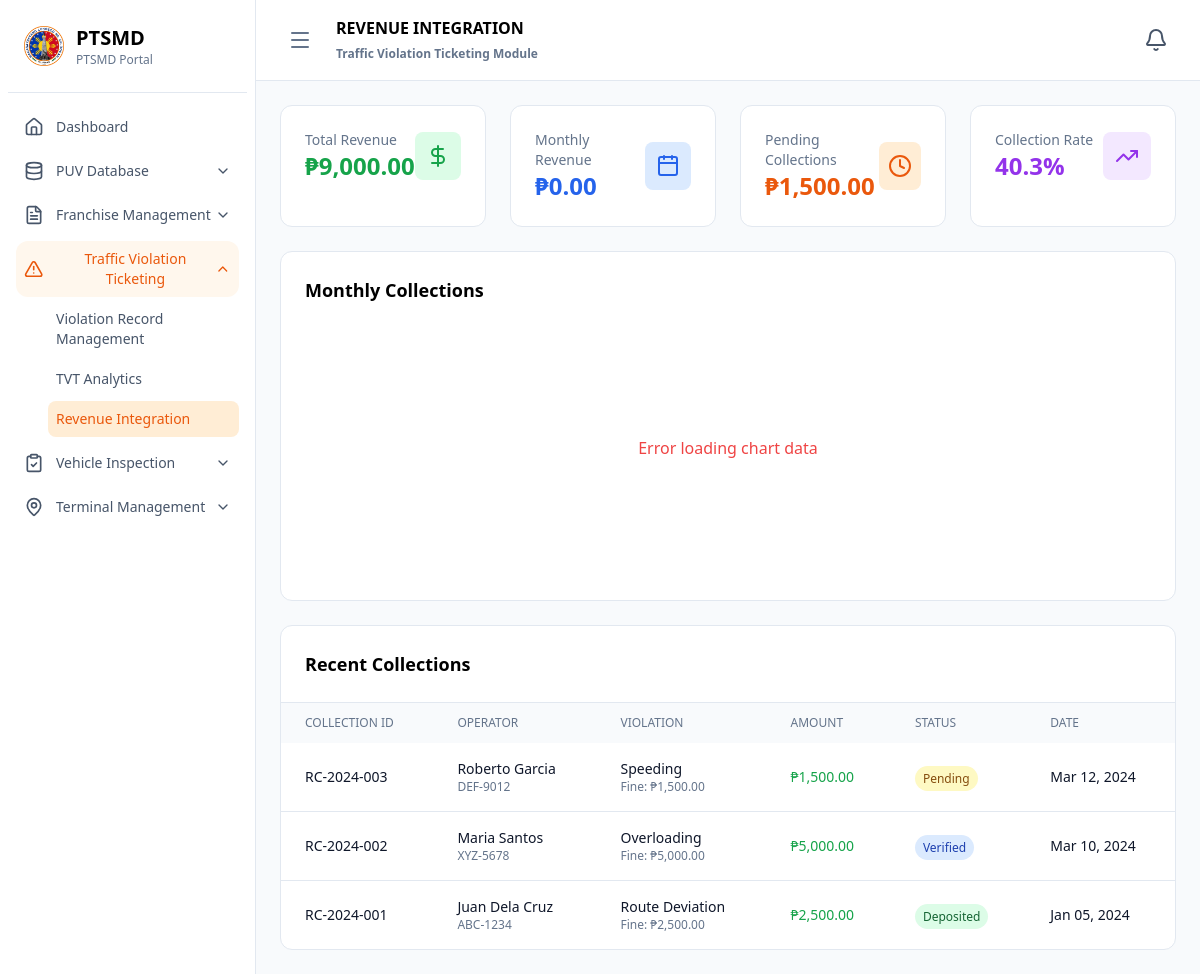
The app's page /ptsmd/traffic_violation_ticketing/revenue_integration/index.php with its own data.
### tables this page shows
CREATE TABLE revenue_collections (
    collection_id VARCHAR(20) PRIMARY KEY,
    violation_id VARCHAR(20) NOT NULL,
    operator_id VARCHAR(20) NOT NULL,
    vehicle_id VARCHAR(20) NOT NULL,
    collection_date DATE NOT NULL,
    amount_collected DECIMAL(10,2) NOT NULL,
    receipt_number VARCHAR(50),
    collected_by VARCHAR(100) NOT NULL,
    status ENUM('pending', 'verified', 'deposited') DEFAULT 'pending',
    created_at TIMESTAMP DEFAULT CURRENT_TIMESTAMP,
    FOREIGN KEY (violation_id) REFERENCES violation_history(violation_id) ON DELETE CASCADE,
    FOREIGN KEY (operator_id) REFERENCES operators(operator_id) ON DELETE CASCADE,
    FOREIGN KEY (vehicle_id) REFERENCES vehicles(vehicle_id) ON DELETE CASCADE
);

CREATE TABLE vehicles (
    vehicle_id VARCHAR(20) PRIMARY KEY,
    operator_id VARCHAR(20) NOT NULL,
    plate_number VARCHAR(15) NOT NULL UNIQUE,
    vehicle_type ENUM('jeepney', 'bus', 'tricycle', 'taxi', 'van') NOT NULL,
    make VARCHAR(50) NOT NULL,
    model VARCHAR(50) NOT NULL,
    year_manufactured YEAR NOT NULL,
    engine_number VARCHAR(50) NOT NULL,
    chassis_number VARCHAR(50) NOT NULL,
    seating_capacity INT NOT NULL,
    date_registered TIMESTAMP DEFAULT CURRENT_TIMESTAMP,
    status ENUM('active', 'inactive', 'for_inspection', 'suspended') DEFAULT 'active',
    FOREIGN KEY (operator_id) REFERENCES operators(operator_id) ON DELETE CASCADE
);

CREATE TABLE violation_history (
    violation_id VARCHAR(20) PRIMARY KEY,
    operator_id VARCHAR(20) NOT NULL,
    vehicle_id VARCHAR(20) NOT NULL,
    violation_type VARCHAR(100) NOT NULL,
    violation_date DATE NOT NULL,
    fine_amount DECIMAL(10,2) NOT NULL,
    settlement_status ENUM('paid', 'unpaid', 'partial') DEFAULT 'unpaid',
    settlement_date DATE NULL,
    location VARCHAR(200),
    ticket_number VARCHAR(50),
    created_at TIMESTAMP DEFAULT CURRENT_TIMESTAMP,
    FOREIGN KEY (operator_id) REFERENCES operators(operator_id) ON DELETE CASCADE,
    FOREIGN KEY (vehicle_id) REFERENCES vehicles(vehicle_id) ON DELETE CASCADE
);

### ptsmd/traffic_violation_ticketing/revenue_integration/index.php (the view, shortened to what the rows shown need)
<?php
$database = new Database();
$conn = $database->getConnection();
$collections = getRevenueCollections($conn);
function getRevenueCollections($conn) {
    $query = "SELECT rc.*, tv.ticket_number, tv.violation_type, tv.fine_amount,
                     CONCAT(o.first_name, ' ', o.last_name) as operator_name,
                     v.plate_number
              FROM revenue_collections rc
              LEFT JOIN violation_history tv ON rc.violation_id = tv.violation_id
              LEFT JOIN operators o ON tv.operator_id = o.operator_id
              LEFT JOIN vehicles v ON tv.vehicle_id = v.vehicle_id
              ORDER BY rc.collection_date DESC
              LIMIT 50";
    $stmt = $conn->prepare($query);
    $stmt->execute();
    return $stmt->fetchAll(PDO::FETCH_ASSOC);
}
?>
<!DOCTYPE html>
<html lang="en">
<head>
    <script src="https://cdn.tailwindcss.com"></script>
</head>
<body class="bg-slate-50 dark:bg-slate-900">
    <div class="flex h-screen">
        <div id="sidebar" class="w-64 bg-white border-r border-slate-200 dark:bg-slate-900 dark:border-slate-700 transform transition-transform duration-300 ease-in-out translate-x-0">
            <div class="p-6">
                <div class="flex items-center space-x-3">
                    <div>
                        <h1 class="text-xl font-bold dark:text-white">PTSMD</h1>
                    </div>
                </div>
            </div>
        </div>
        <div class="flex-1 flex flex-col transition-all duration-300 ease-in-out">
            <div class="bg-white border-b border-slate-200 px-6 py-4 dark:bg-slate-800 dark:border-slate-700">
                <div class="flex items-center justify-between">
                    <div class="flex items-center space-x-4">
                        <div>
                            <h1 class="text-md font-bold dark:text-white">REVENUE INTEGRATION</h1>
                        </div>
                    </div>
                </div>
            </div>
            <div class="flex-1 p-6 overflow-auto">
                <div class="bg-white rounded-xl border border-slate-200">
                    <div class="overflow-x-auto">
                        <table class="w-full">
                            <thead class="bg-slate-50">
                                <tr>
                                    <th class="px-6 py-3 text-left text-xs font-medium text-slate-500 uppercase">Collection ID</th>
                                    <th class="px-6 py-3 text-left text-xs font-medium text-slate-500 uppercase">Operator</th>
                                    <th class="px-6 py-3 text-left text-xs font-medium text-slate-500 uppercase">Violation</th>
                                    <th class="px-6 py-3 text-left text-xs font-medium text-slate-500 uppercase">Amount</th>
                                    <th class="px-6 py-3 text-left text-xs font-medium text-slate-500 uppercase">Status</th>
                                    <th class="px-6 py-3 text-left text-xs font-medium text-slate-500 uppercase">Date</th>
                                </tr>
                            </thead>
                            <tbody class="divide-y divide-slate-200">
                                <?php foreach ($collections as $collection): ?>
                                <tr class="hover:bg-slate-50">
                                    <td class="px-6 py-4 text-sm font-medium text-slate-900"><?php echo $collection['collection_id']; ?></td>
                                    <td class="px-6 py-4 text-sm text-slate-900">
                                        <?php echo $collection['operator_name'] ?? 'N/A'; ?>
                                        <div class="text-xs text-slate-500"><?php echo $collection['plate_number']; ?></div>
                                    </td>
                                    <td class="px-6 py-4 text-sm text-slate-900">
                                        <?php echo $collection['violation_type']; ?>
                                        <div class="text-xs text-slate-500">Fine: ₱<?php echo number_format($collection['fine_amount'], 2); ?></div>
                                    </td>
                                    <td class="px-6 py-4 text-sm font-medium text-green-600">₱<?php echo number_format($collection['amount_collected'], 2); ?></td>
                                    <td class="px-6 py-4">
                                        <?php
                                        $statusClass = $collection['status'] == 'deposited' ? 'bg-green-100 text-green-800' :
                                                      ($collection['status'] == 'verified' ? 'bg-blue-100 text-blue-800' : 'bg-yellow-100 text-yellow-800');
                                        ?>
                                        <span class="px-2 py-1 text-xs font-medium <?php echo $statusClass; ?> rounded-full"><?php echo ucfirst($collection['status']); ?></span>
                                    </td>
                                    <td class="px-6 py-4 text-sm text-slate-900"><?php echo date('M d, Y', strtotime($collection['collection_date'])); ?></td>
                                </tr>
                                <?php endforeach; ?>
                            </tbody>
                        </table>
                    </div>
                </div>
            </div>
        </div>
    </div>
</body>
</html>

### records on screen
revenue_collections: collection_id "RC-2024-003", operator_name "Roberto Garcia", vehicle.plate_number "DEF-9012", violation.violation_type "Speeding", violation.fine_amount "1,500.00", amount_collected "1,500.00", status "Pending", collection_date "Mar 12, 2024"
revenue_collections: collection_id "RC-2024-002", operator_name "Maria Santos", vehicle.plate_number "XYZ-5678", violation.violation_type "Overloading", violation.fine_amount "5,000.00", amount_collected "5,000.00", status "Verified", collection_date "Mar 10, 2024"
revenue_collections: collection_id "RC-2024-001", operator_name "Juan Dela Cruz", vehicle.plate_number "ABC-1234", violation.violation_type "Route Deviation", violation.fine_amount "2,500.00", amount_collected "2,500.00", status "Deposited", collection_date "Jan 05, 2024"

### other values on screen
$stats['total_revenue'] "9,000.00"
$stats['monthly_revenue'] "0.00"
$stats['pending_revenue'] "1,500.00"
$stats['collection_rate'] "40.3"
